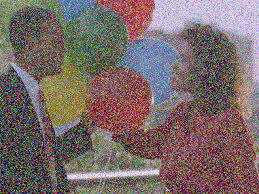
#> input picture images.jpg, 259 x 194 px
$ python opencv.py
#> lines starting #> are read from the running program, lines starting #| are printed output that depends on the picture
import cv2
import numpy as np
import matplotlib.pyplot as plt

def denoise_image(image_path):
#> called with image_path = 'images.jpg'
    noise_image = cv2.imread(image_path)
#> noise_image is the input picture: shape (194, 259, 3); mean B, G, R 104.9, 106.1, 121.2
    noise_image_rgb = cv2.cvtColor(noise_image, cv2.COLOR_BGR2RGB)

    gaussian_denoised_img = cv2.GaussianBlur(noise_image, (5, 5), 0)
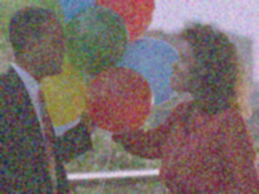
#> gaussian_denoised_img: shape (194, 259, 3); mean B, G, R 104.9, 106.1, 121.2
    gaussian_denoised_img_rgb = cv2.cvtColor(gaussian_denoised_img, cv2.COLOR_BGR2RGB)

    median_denoised_img = cv2.medianBlur(noise_image, 5)
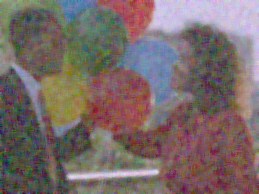
#> median_denoised_img: shape (194, 259, 3); mean B, G, R 105.1, 106.6, 121.3
    median_denoised_img_rgb = cv2.cvtColor(median_denoised_img, cv2.COLOR_BGR2RGB)

    bilateral_denoised_img = cv2.bilateralFilter(noise_image, 9, 75, 75)
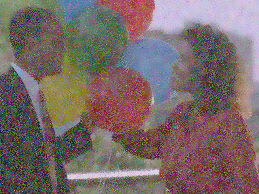
#> bilateral_denoised_img: shape (194, 259, 3); mean B, G, R 104.6, 105.9, 121
    bilateral_denoised_img_rgb = cv2.cvtColor(bilateral_denoised_img, cv2.COLOR_BGR2RGB)

    plt.figure(figsize=(15, 10))

    # Original Image
    plt.subplot(2, 2, 1)
    plt.title('Noise Image')
    plt.imshow(noise_image_rgb)
    plt.axis('off')

    # Gaussian Blur
    plt.subplot(2, 2, 2)
    plt.title('Gaussian Blurred Image')
    plt.imshow(gaussian_denoised_img_rgb)
    plt.axis('off')

    # Median Blur
    plt.subplot(2, 2, 3)
    plt.title('Median Blurred Image')
    plt.imshow(median_denoised_img_rgb)
    plt.axis('off')

    # Bilateral Filter
    plt.subplot(2, 2, 4)
    plt.title('Bilateral Denoised Image')
    plt.imshow(bilateral_denoised_img_rgb)
    plt.axis('off')

    plt.tight_layout()
    plt.show()
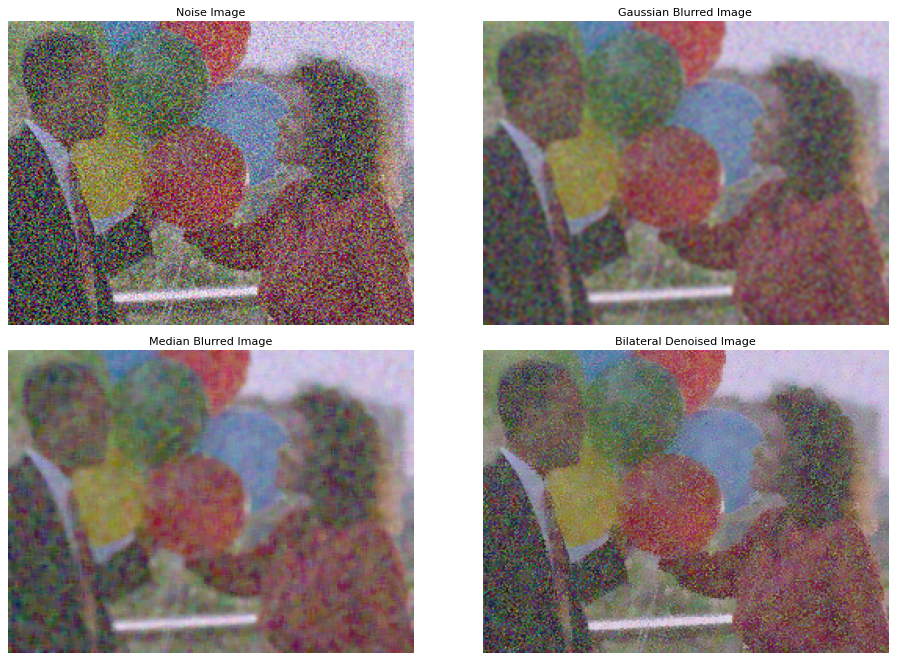
#> figure drawn by matplotlib, 4 panels

# Example file path
denoise_image('images.jpg')
